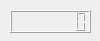
<?xml version="1.0" encoding="UTF-8"?>
<ui version="4.0">
 <class>Dialog</class>
 <widget class="QDialog" name="Dialog">
  <property name="geometry">
   <rect>
    <x>0</x>
    <y>0</y>
    <width>100</width>
    <height>41</height>
   </rect>
  </property>
  <property name="windowTitle">
   <string>Dialog</string>
  </property>
  <widget class="QLCDNumber" name="lcdNumber">
   <property name="geometry">
    <rect>
     <x>10</x>
     <y>10</y>
     <width>81</width>
     <height>23</height>
    </rect>
   </property>
   <property name="numDigits">
    <number>7</number>
   </property>
  </widget>
 </widget>
 <resources/>
 <connections/>
</ui>
